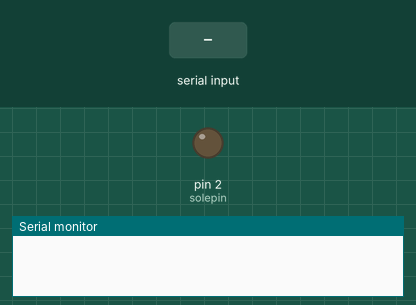
This sketch was run on a simulated Arduino Uno, built with avr-gcc and run on an emulated ATmega328P. On the bench: output pins drawn as LEDs (lit = HIGH), the last lines printed to the serial monitor. The test bench sets the inputs (shaded band).

Above: at 1.2 s.
1.3 s: "A" received over Serial
At 2.3 s:
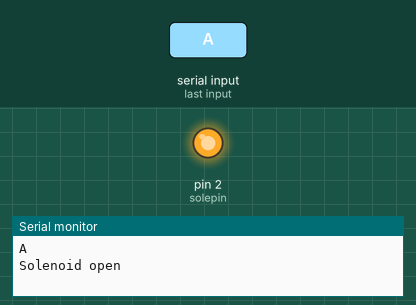
2.8 s: "B" received over Serial
At 3.4 s:
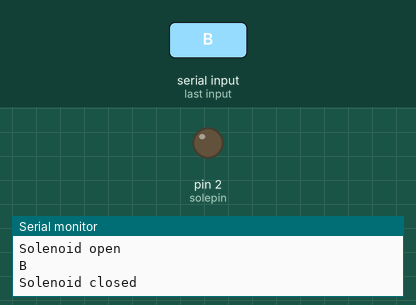
Timing chart, 0 to 5.8 s (numbered marks = the images above; inputs shaded):
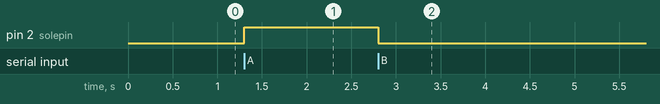

Measured:
- after the input at 1.3 s, pin 2 (solepin): LOW → HIGH at once
- after the input at 2.8 s, pin 2 (solepin): HIGH → LOW at once

The sketch:

arduino_code.ino
```cpp
char receivedChar;
boolean newData = false;
int solepin = 2;

void setup() {
    Serial.begin(9600);
    pinMode(solepin, OUTPUT);
}

void loop() {
    if (Serial.available() > 0) {
      receivedChar = Serial.read();
      Serial.println(receivedChar);
      if(receivedChar == 'A'){
        digitalWrite(solepin, HIGH);
        Serial.println("Solenoid open");
      }
      if(receivedChar == 'B'){
        digitalWrite(solepin, LOW);
        Serial.println("Solenoid closed");
      }
    }
}
```
